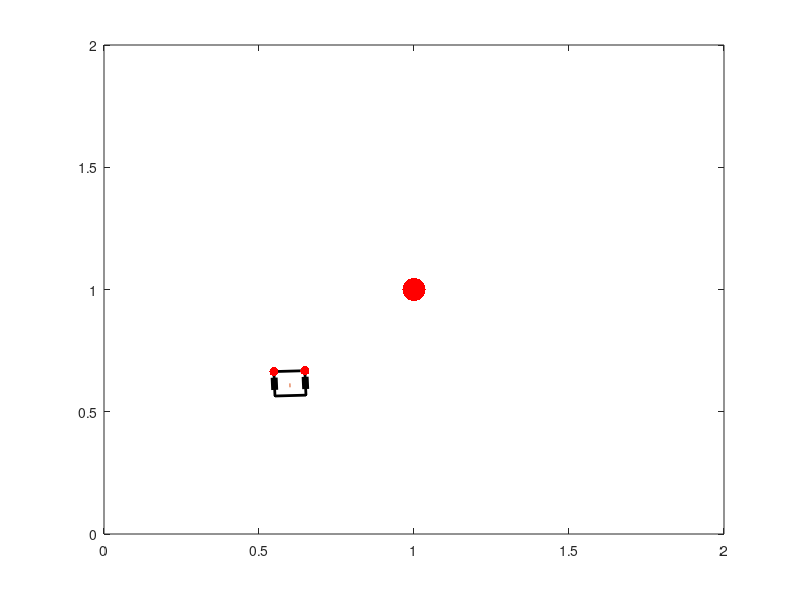

MATLAB code to generate this figure: (Note: this script raises an error after producing the figure.)
%%%%%%%%%%%%%%%%%%%%%%%%%%%%%%%%%%%%%%%%%%%%%%%%%%%%%%%%%%%%%%%%%%%%%%%%%%%
%%%%%%%%%%%%%%%%%%%%%%%%%%%%%%%%%%%%%%%%%%%%%%%%%%%%%%%%%%%%%%%%%%%%%%%%%%%
%%%%%%          Braitenberg vehicle                                  %%%%%%
%%%%%%          4M20 Robotics, coursework template                   %%%%%%
%%%%%%          University of Cambridge                              %%%%%%
%%%%%%          Michaelmas 2015                                      %%%%%%
%%%%%%%%%%%%%%%%%%%%%%%%%%%%%%%%%%%%%%%%%%%%%%%%%%%%%%%%%%%%%%%%%%%%%%%%%%%
%%%%%%%%%%%%%%%%%%%%%%%%%%%%%%%%%%%%%%%%%%%%%%%%%%%%%%%%%%%%%%%%%%%%%%%%%%%
%Hi
%%%%%%%%%%%%%%%%%%%%%%%%%%%%%%%%%%%%%%%%%%%%%%%%%%%%%%%%%%%%%%%%%%%%%%%%%%%
%% Main function                                                         %%
%%%%%%%%%%%%%%%%%%%%%%%%%%%%%%%%%%%%%%%%%%%%%%%%%%%%%%%%%%%%%%%%%%%%%%%%%%%

%% Blank slate
% clear all
close all
clc

%% Define the postion of walls
% x1 y1 x2 y2
wall = [0 0.5 0 1;
        0 0 1 0];

%% Parameters
p_ls1 = [1;1];  %position light source
l_s = 0.1;      %shaft length vehicle
r_w = 0.02;     %radius wheel
d_s = 0.1;      %sensor distance
rho = 10;       %light intensity to rotational speed constant
dt = 1e-3;      %time increment
N = 31400;

%% Initialisation
p_c = [0.6;0.6;pi/2];  %initial robot position and orientation
p_c_old = p_c;      %save old state for trajectory

figure(1)
plot([p_c(1);p_c_old(1)],[p_c(2);p_c_old(2)])
hold on

%positions of sensors 1 and 2
p_s1 = p_c(1:2) + l_s/2*[cos(p_c(3));sin(p_c(3))] + d_s/2*[-sin(p_c(3));cos(p_c(3))];
p_s2 = p_c(1:2) + l_s/2*[cos(p_c(3));sin(p_c(3))] + d_s/2*[sin(p_c(3));-cos(p_c(3))];

%initialisation of animation
ll = line(0,0,'color','k','LineWidth',2);   %left side of vehicle
lr = line(0,0,'color','k','LineWidth',2);   %right side of vehicle
lf = line(0,0,'color','k','LineWidth',2);   %front of vehicle
lb = line(0,0,'color','k','LineWidth',2);   %back of vehile
lw1 = line(0,0,'color','k','LineWidth',5);  %wheel left
lw2 = line(0,0,'color','k','LineWidth',5);  %wheel right
ls1 = line(0,0,'color','r','Marker','.','MarkerSize',20);   %sensor left
ls2 = line(0,0,'color','r','Marker','.','MarkerSize',20);   %sensor right
lli1 = line(0,0,'color','r','Marker','.','MarkerSize',50);  %fire source

%% Simulation
set(lli1,'xdata',p_ls1(1),'ydata',p_ls1(2))
axis([0 2 0 2])

t = 0:dt:N;
for i = 1:N
    
    r_ls1 = norm(p_s1-p_ls1);
    r_rs1 = norm(p_s2-p_ls1);
    % euclidean distance between position of the sensor and lightsource

    omega_l = 1/r_ls1^2*rho - 1/(1.8*r_ls1)^3*rho;
    omega_r = 1/r_rs1^2*rho - 1/(1.8*r_rs1)^3*rho;
    % some arbitrary defining equation for how much the wheel turns

    v_c = (omega_l*r_w + omega_r*r_w)/2; %this might be the velocity of car
    dphi = (omega_r*r_w - omega_l*r_w)/2/(l_s/2); % Remove minus sign to switch polarity, now it goes away from fire
    % minus sign is changing going towards/away from lightsource
    
    
            
    if i>1
        p_c(:,i) = p_c(:,i-1) + [v_c*cos(p_c(3,i-1));v_c*sin(p_c(3,i-1));dphi]*dt;
        p_s1 = p_c(1:2,i) + l_s/2*[cos(p_c(3,i));sin(p_c(3,i))] + d_s/2*[-sin(p_c(3,i));cos(p_c(3,i))];
        p_s2 = p_c(1:2,i) + l_s/2*[cos(p_c(3,i));sin(p_c(3,i))] + d_s/2*[sin(p_c(3,i));-cos(p_c(3,i))];
%         p_ls1 = [0.5*sin(t(i)/5)+1;0.5*cos(t(i)/5)+1]; % constant fire
%         source position
    end
end

p_c_old = p_c(:,1);
t_next = 0;   %variable for timing of frame capture
RepSpeed = 1; %replay speed
fps = 30;     %frames per second
tic


% drawWall(wall);
while toc < t(end)

    % Animation
    if mod(toc,1/fps) > mod(toc,1/fps+dt)

        idx = floor(toc/dt*RepSpeed);
        if idx>N
            break
        end

        r_c1 = p_c(1:2,idx) + l_s/2*[-sin(p_c(3,idx));cos(p_c(3,idx))] - l_s/2*[cos(p_c(3,idx));sin(p_c(3,idx))];
        r_c2 = r_c1 + l_s*[cos(p_c(3,idx));sin(p_c(3,idx))];
        r_c3 = r_c2 + l_s*[sin(p_c(3,idx));-cos(p_c(3,idx))];
        r_c4 = r_c3 + l_s*[-cos(p_c(3,idx));-sin(p_c(3,idx))];
        r_w1 = [r_c1 + (r_c2-r_c1)/4,r_c1 + (r_c2-r_c1)*3/4];
        r_w2 = [r_c3 + (r_c4-r_c3)/4,r_c3 + (r_c4-r_c3)*3/4];

        p_s1 = p_c(1:2,idx) + l_s/2*[cos(p_c(3,idx));sin(p_c(3,idx))] + d_s/2*[-sin(p_c(3,idx));cos(p_c(3,idx))];
        p_s2 = p_c(1:2,idx) + l_s/2*[cos(p_c(3,idx));sin(p_c(3,idx))] + d_s/2*[sin(p_c(3,idx));-cos(p_c(3,idx))];

%         p_ls1 = [0.5*sin(t(idx)/5)+1;0.5*cos(t(idx)/5)+1];
        
        plot([p_c(1,idx);p_c_old(1)],[p_c(2,idx);p_c_old(2)])

        set(ll,'xdata',[r_c1(1) r_c2(1)],'ydata',[r_c1(2) r_c2(2)])
        set(lf,'xdata',[r_c2(1) r_c3(1)],'ydata',[r_c2(2) r_c3(2)])
        set(lr,'xdata',[r_c3(1) r_c4(1)],'ydata',[r_c3(2) r_c4(2)])
        set(lb,'xdata',[r_c4(1) r_c1(1)],'ydata',[r_c4(2) r_c1(2)])
        set(lw1,'xdata',[r_w1(1,1) r_w1(1,2)],'ydata',[r_w1(2,1) r_w1(2,2)])
        set(lw2,'xdata',[r_w2(1,1) r_w2(1,2)],'ydata',[r_w2(2,1) r_w2(2,2)])
        set(ls1,'xdata',p_s1(1),'ydata',p_s1(2))
        set(ls2,'xdata',p_s2(1),'ydata',p_s2(2))
%         set(lli1,'xdata',p_ls1(1),'ydata',p_ls1(2))

        drawnow
        p_c_old = p_c(:,idx);
        
        getDistanceBetweenPointAndLine(p_c(:,idx),wall(1,:))
        getDistanceBetweenPointAndLine(p_c(:,idx),wall(2,:))
    end
end
